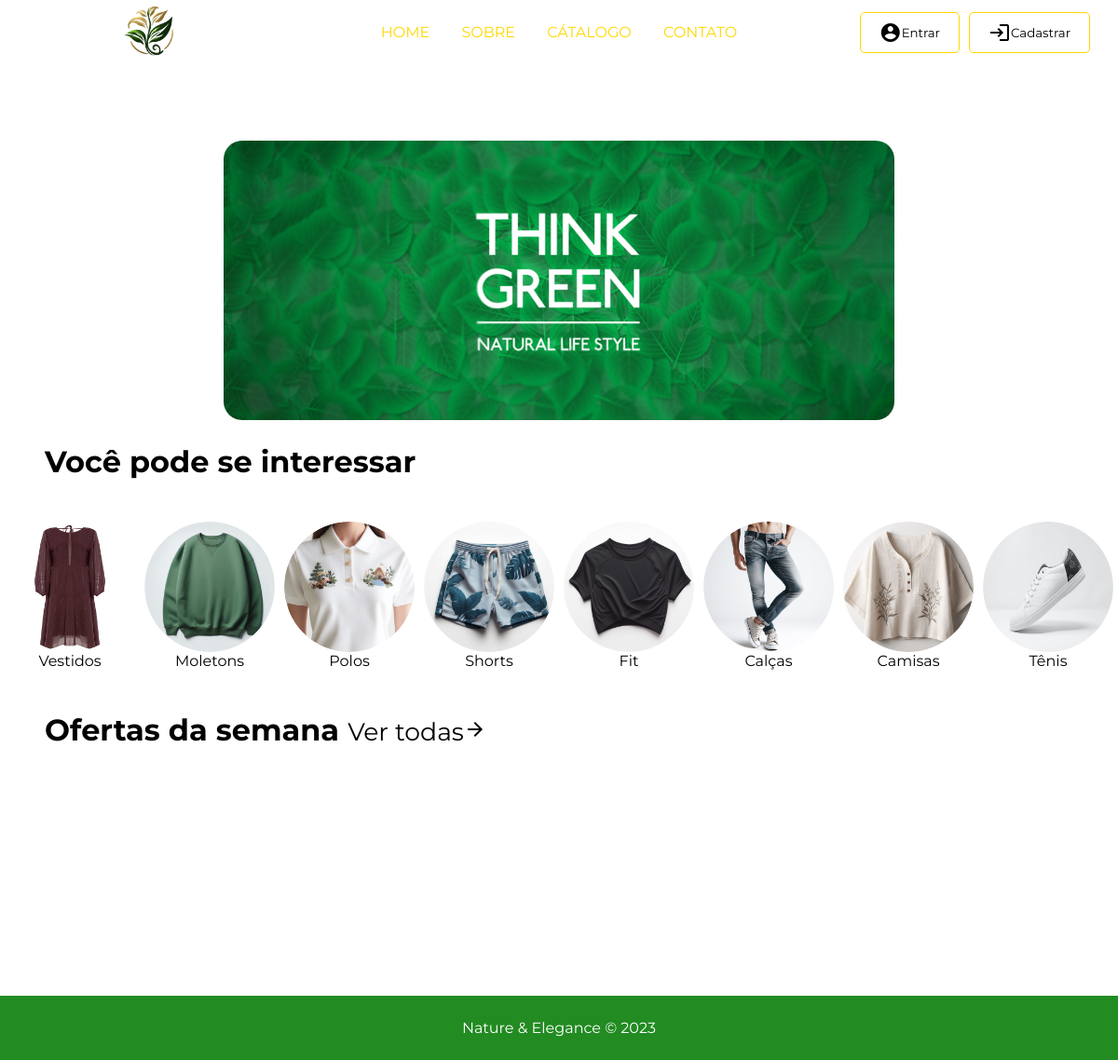
The page / on the database its author committed.
### tables this page shows
CREATE TABLE `categorias` (
  `id` int(10) UNSIGNED NOT NULL,
  `img` varchar(255) DEFAULT NULL,
  `nome` varchar(50) DEFAULT NULL
);

### data/url.php (called while the page is built)
<?php
$BASE_URL = "http://" . $_SERVER['SERVER_NAME'] . dirname($_SERVER['REQUEST_URI'] . '?') . '/';

### db/categoriasdb.php (called while the page is built, shortened)
<?php
include_once("conexaodb.php");
$query = "SELECT * FROM categorias";
$stmt = $con->prepare($query);
$stmt->execute();
$categorias = $stmt->fetchAll();

### index.php (the view, shortened to what this page needs)
<?php
include_once("content/header.php");
include_once("db/categoriasdb.php");
?>
<main>
    <div id="index-container">
        <div id="banner-container">
            <div style="width: 60%; height: auto;padding: 150px;border-radius: 20px;background-image: url('<?= $BASE_URL ?>/img/Banner.png');background-size: cover;background-position: center;">
            </div>
        </div>
        <div id="categorias-container">
            <div class="indexsection-title">
                <h1>Você pode se interessar</h1>
            </div>
            <div id="categorias">
                <?php foreach ($categorias as $cat) : ?>
                    <div id="categorias--circle-container">
                        <div class="categorias-circle">
                            <img src="<?= $cat['img'] ?>">
                        </div>
                        <div class="categorias-cirlce-title">
                            <p><?= $cat['nome']; ?></p>
                        </div>
                    </div>
                <?php endforeach; ?>
            </div>
        </div>
        <div id="geral-cards">
            <div class="indexsection-title">
                <h1>Ofertas da semana <small><a href="<?= $BASE_URL?>catalogo.php">Ver todas<i class="material-icons">arrow_forward</i></a></small></h1>
            </div>
        </div>
    </div>
</main>
<?php
include_once("content/footer.php");
?>

### content/header.php (shortened to what this page needs)
<?php
include_once("data/url.php");
$header = [
    'home' => "index.php",
    'sobre' => "#",
    'cátalogo' => "catalogo.php",
    'contato' => "#",
];
?>
<!DOCTYPE html>
<html lang="pt-br">
<head>
    <link rel="stylesheet" href="<?= $BASE_URL ?>css/styles.css">
</head>
<body>
    <header>
        <nav id="navbar">
            <a id="logo" href="<?=$BASE_URL?>index.php">
                <img src="<?=$BASE_URL?>img/logo.png">
            </a>
            <ul id="navlist">
                <?php foreach ($header as $title => $link) : ?>
                    <a class="navlist-item" href="<?= $BASE_URL?><?= $link?>"><?= $title ?></a>
                <?php endforeach; ?>
            </ul>
            <div id="button-nav">
                <?php if(isset($userName)) :?>
                    <p class="userName"><i class="material-icons">person</i><span><?=$userName;?></span></p>
                    <form action="<?=$BASE_URL?>db/logoutdb.php">
                    <p class="userName"><button><i class="material-icons">logout</i>Sair</button></p>
                    </form>
                <?php else:?>
                    <a href="<?= $BASE_URL ?>login.php"><button><i class="material-icons">account_circle</i><p>Entrar</p></button></a>
                    <a href="<?= $BASE_URL ?>register.php"><button><i class="material-icons">login</i><p>Cadastrar</p></button></a>
                <?php endif;?>
            </div>
        </nav>
    </header>

### content/footer.php
<footer>
    <p>Nature & Elegance &copy; 2023</p>
</footer>
</body>
</html>

### css/styles.css (style rules this page uses)
* { font-family: 'Montserrat'; box-sizing: border-box; padding: 0; margin: 0; }
main { margin-bottom: 200px; }
#index-container { min-height: 100vh; min-width: 100%; }
#banner-container { width: 100%; display: flex; align-items: center; justify-content: center; margin: 20px 0; }
#navbar #logo { position: absolute; left: 10%; }
#navbar { display: flex; align-items: center; justify-content: center; padding: 25px; }
.navlist-item { margin: 0 10px; padding: 5px; text-transform: uppercase; color: #FFD700; text-decoration: none; transition: .5s; }
#logo img { width: 80px; }
#button-nav { display: flex; gap: 10px; position: absolute; right: 2.5%; }
#button-nav a { text-decoration: none; }
#button-nav button { background-color: #fff; color: #000; padding: 9px 20px; display: flex; align-items: center; border: 1px solid #FFD700; border-radius: 5px; cursor: pointer; transition: background-color 0.3s, color 0.3s, border-color 0.3s; }
#index-container { display: flex; flex-direction: column; align-items: center; justify-content: center; }
#geral-cards { width: 100%; height: 100%; }
#categorias-container { width: 100%; display: flex; flex-direction: column; }
#categorias { padding: 40px 0; height: auto; display: flex; flex-wrap: wrap; flex-direction: row; justify-content: space-evenly; }
.indexsection-title { text-align: left; margin: 5px 4%; }
.indexsection-title a { text-decoration: none; font-weight: 400; color: #000; }
#categorias--circle-container { flex-grow: 1; flex-basis: 200; height: auto; display: flex; flex-direction: column; justify-content: center; align-items: center; }
.categorias-circle { width: 140px; height: 140px; border-radius: 70px; overflow: hidden; }
.categorias-circle img { width: 140px; height: 140px; border-radius: 70px; transition: 0.3s; }
footer { padding: 25px; width: 100%; color: #fff; background-color: #228B22; text-align: center; }

### rows shown on the page
categorias: img (picture), nome "Vestidos"
categorias: img (picture), nome "Moletons"
categorias: img (picture), nome "Polos"
categorias: img (picture), nome "Shorts"
categorias: img (picture), nome "Fit"
categorias: img (picture), nome "Calças"
categorias: img (picture), nome "Camisas"
categorias: img (picture), nome "Tênis"

### other values the page prints
$title "HOME"
$title "SOBRE"
$title "CÁTALOGO"
$title "CONTATO"
